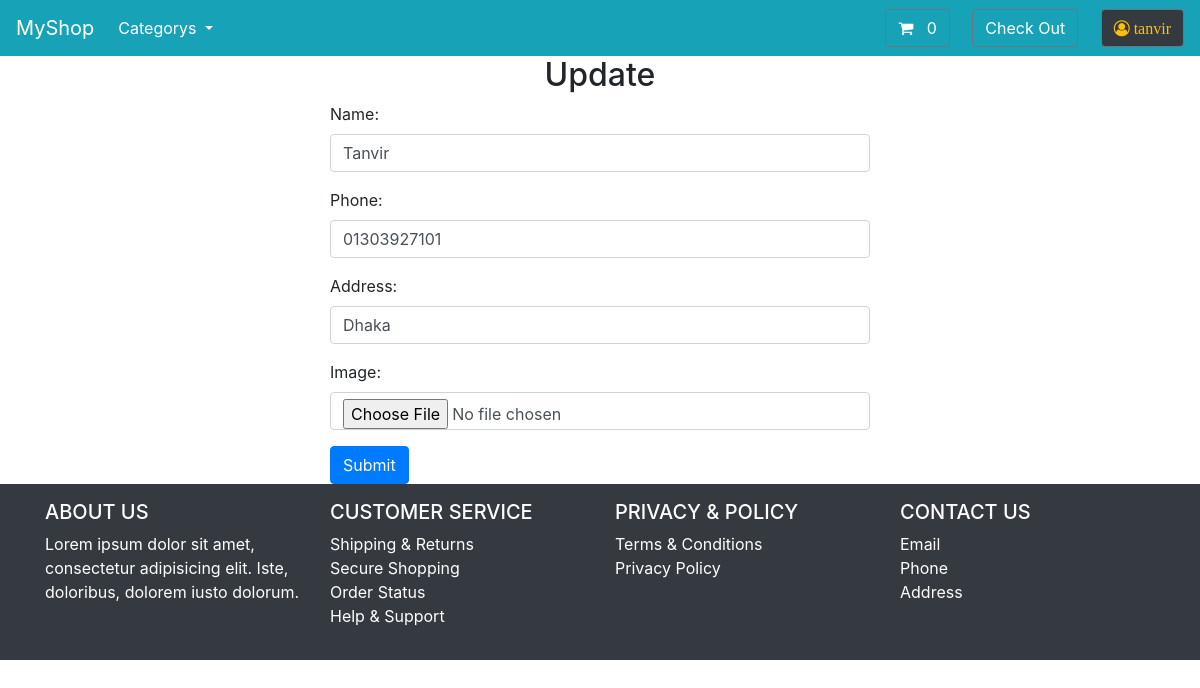
/users/update-profile/ (signed in), run on the app's committed database.
### users/models.py (models this page shows, shortened)
class Profile(models.Model):
    user = models.OneToOneField(User, on_delete=models.CASCADE)
    username = models.CharField(max_length=255, blank=False,null=True)
    email = models.EmailField(max_length=255, blank=False, null=True)
    name = models.CharField(max_length=255, blank=False, null=False,default='')
    phone = models.CharField(max_length=20, blank=False, null=False,default='')
    address = models.CharField(max_length=255, blank=False, default='Dhaka')
    image = models.ImageField(upload_to='profile', blank=False, null=True,default='profile/avatar.png')
    created_at = models.DateTimeField(auto_now_add=True, null=True)
    update_at = models.DateTimeField(auto_now=True)

### users/views.py (the view, shortened to what this page needs)
# urls.py: path('update-profile/', update_profile, name='update_profile'),
@login_required(login_url='login')
def update_profile(request):
    form = ProfileForm(instance=request.user.profile)
    context = {
        'form':form,
        }
    return render(request, 'forms.html', context)

### users/forms.py
class ProfileForm(ModelForm):
    class Meta:
        model = Profile
        fields = ['name', 'phone', 'address', 'image']
        widgets = {
            'name': forms.TextInput(attrs={'class': 'form-control','placeholder':'Enter Your Name'}),
            'phone': forms.TextInput(attrs={'class': 'form-control','placeholder':'Start with 0'}),
            'address': forms.TextInput(attrs={'class': 'form-control'}),
            'image': forms.FileInput(attrs={'class': 'form-control'}),
        }

### cart/context_processors.py (called while the page is built)
def cartCount(request):
    cart = request.session.get('cart')
    if cart:
        return {'cart_count': len(cart)}
    else:
        return {'cart_count': 0}

### store/models.py (called while the page is built)
    def get_absolute_url(self):
        return reverse("category",args=[self.slug])

### store/views.py (called while the page is built)
def categorys(request):
    all_category = Category.objects.all()
    return {'all_category': all_category}

### users/templates/forms.html (shortened to what this page needs)
{% extends "store/base.html" %}
{% load static %}
{% block body %}
<div class="container">
    <div class="row justify-content-center">
            <h2 class="text-center">Update</h2>
    </div>
    <div class="row justify-content-center">
        <div class="col-md-6">
            <form method="POST" enctype="multipart/form-data" id="post-form" action="{% url "update_profile" %}">
                {{form.as_p}}
                <button type="submit" class="btn btn-primary ">Submit</button>
            </form>
        </div>
    </div>
</div>
{% endblock %}

### store/templates/store/base.html (shortened to what this page needs)
{% load static %}
<!DOCTYPE html>
<html>
    <head>
        <link rel="stylesheet" href="https://cdn.jsdelivr.net/npm/bootstrap@4.6.2/dist/css/bootstrap.min.css">
        <link rel="stylesheet" href="https://cdnjs.cloudflare.com/ajax/libs/font-awesome/4.7.0/css/font-awesome.min.css">
    </head>
    <nav class="navbar navbar-expand-lg navbar-light  bg-info">
  <a class="navbar-brand text-white" href="{% url "home" %}">MyShop</a>
  <ul class="navbar-nav ml-auto">
    <li class="nav-item dropdown">
        <a class="nav-link dropdown-toggle text-white" href="#" id="navbarDropdown" role="button" data-toggle="dropdown" aria-haspopup="true" aria-expanded="false">
          Categorys
        </a>
      </li>
  </ul>
  <div class="collapse navbar-collapse" id="navbarSupportedContent">
    <ul class="navbar-nav ml-auto">
                <li class="nav-item">
                    <a type="button" role="button" href="{% url "cart-summery" %}" class="btn btn-outline-secondary text-white">
                        <i class="fa fa-shopping-cart" aria-hidden="true"> </i>
                        <div id="cart-qnt" class="d-inline-flex" >
                            {{cart_count}}
                        </div>
                    </a>
                </li>
                <li class="nav-item">
                    <a type="button" role="button" href="{% url "checkout" %}" class="btn btn-outline-secondary text-white">Check Out</a>
                </li>
                {% if user.is_authenticated %}
                    <li class="nav-item">
                    <a type="button" role="button" href="{% url "profile" %}" class="bg-dark btn btn-outline-secondary text-warning"><i class="fa fa-user-circle-o" aria-hidden="true"> {{user.username}}</i></a>
                    </li>
                {% else %}
                <li class="nav-item">
                        <a type="button" role="button" href="{% url "login" %}" class="btn btn-outline-secondary"><i class="fa fa-user-circle-o" aria-hidden="true"></i></a>
                </li>
                {% endif %}
    </ul>
  </div>
</nav>
    <body>
        {% block body %}
        {% endblock body %}
        <footer class="footer mt-auto py-3 bg-dark text-white">
    <div class="container">
        <div class="row">
            <div class="col-lg-3 col-md-6 mb-4 mb-md-0">
                <h5 class="text-uppercase">About Us</h5>
                <p>Lorem ipsum dolor sit amet, consectetur adipisicing elit. Iste, doloribus, dolorem iusto dolorum.</p>
            </div>
            <div class="col-lg-3 col-md-6 mb-4 mb-md-0">
                <h5 class="text-uppercase">Customer Service</h5>
                <ul class="list-unstyled">
                    <li><a href="#" class="text-white">Shipping & Returns</a></li>
                    <li><a href="#" class="text-white">Secure Shopping</a></li>
                    <li><a href="#" class="text-white">Order Status</a></li>
                    <li><a href="#" class="text-white">Help & Support</a></li>
                </ul>
            </div>
            <div class="col-lg-3 col-md-6 mb-4 mb-md-0">
                <h5 class="text-uppercase">Privacy & Policy</h5>
                <ul class="list-unstyled">
                    <li><a href="#" class="text-white">Terms & Conditions</a></li>
                    <li><a href="#" class="text-white">Privacy Policy</a></li>
                </ul>
            </div>
            <div class="col-lg-3 col-md-6 mb-4 mb-md-0">
                <h5 class="text-uppercase">Contact Us</h5>
                <ul class="list-unstyled">
                    <li><a href="#" class="text-white">Email</a></li>
                    <li><a href="#" class="text-white">Phone</a></li>
                    <li><a href="#" class="text-white">Address</a></li>
                </ul>
            </div>
        </div>
    </div>
</footer>
  </body>
</html>

### data on the page
Profile: name "Tanvir", phone "01303927101", address "Dhaka"

### other printed values
{{ cart_count }} "0"
{{ user.username }} "tanvir"
